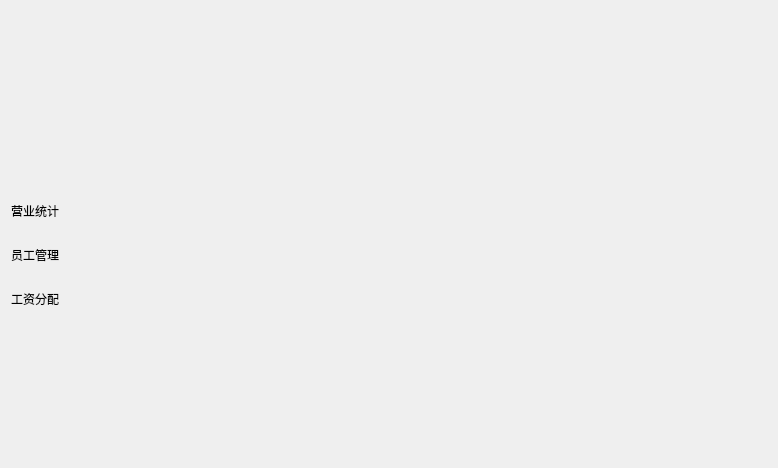
<?xml version="1.0" encoding="UTF-8"?>
<ui version="4.0">
 <class>FinancialManageWidget</class>
 <widget class="QWidget" name="FinancialManageWidget">
  <property name="geometry">
   <rect>
    <x>0</x>
    <y>0</y>
    <width>778</width>
    <height>468</height>
   </rect>
  </property>
  <property name="windowTitle">
   <string>Form</string>
  </property>
  <property name="styleSheet">
   <string notr="true">QPushButton { background-color: rgba(0, 0, 0, 0); }</string>
  </property>
  <layout class="QVBoxLayout" name="verticalLayout_4">
   <item>
    <spacer name="verticalSpacer">
     <property name="orientation">
      <enum>Qt::Vertical</enum>
     </property>
     <property name="sizeHint" stdset="0">
      <size>
       <width>20</width>
       <height>40</height>
      </size>
     </property>
    </spacer>
   </item>
   <item>
    <layout class="QHBoxLayout" name="horizontalLayout">
     <item>
      <layout class="QVBoxLayout" name="verticalLayout_3">
       <item>
        <layout class="QVBoxLayout" name="layoutPatientRegistration" stretch="4,1">
         <item>
          <widget class="QPushButton" name="btnBusinessStatistics">
           <property name="sizePolicy">
            <sizepolicy hsizetype="Minimum" vsizetype="Maximum">
             <horstretch>0</horstretch>
             <verstretch>0</verstretch>
            </sizepolicy>
           </property>
           <property name="maximumSize">
            <size>
             <width>100</width>
             <height>100</height>
            </size>
           </property>
           <property name="styleSheet">
            <string notr="true">QPushButton { border: none; }</string>
           </property>
           <property name="text">
            <string/>
           </property>
           <property name="icon">
            <iconset resource="../../../static/resource.qrc">
             <normaloff>:/image/yingye1.png</normaloff>:/image/yingye1.png</iconset>
           </property>
           <property name="iconSize">
            <size>
             <width>100</width>
             <height>100</height>
            </size>
           </property>
          </widget>
         </item>
         <item>
          <widget class="QLabel" name="labelBusinessStatistics">
           <property name="maximumSize">
            <size>
             <width>100</width>
             <height>16777215</height>
            </size>
           </property>
           <property name="text">
            <string>营业统计</string>
           </property>
           <property name="alignment">
            <set>Qt::AlignCenter</set>
           </property>
          </widget>
         </item>
        </layout>
       </item>
       <item>
        <layout class="QVBoxLayout" name="verticalLayout">
         <item>
          <widget class="QPushButton" name="btnEmployManage">
           <property name="maximumSize">
            <size>
             <width>100</width>
             <height>100</height>
            </size>
           </property>
           <property name="styleSheet">
            <string notr="true">QPushButton { border: none; }</string>
           </property>
           <property name="text">
            <string/>
           </property>
           <property name="icon">
            <iconset resource="../../../static/resource.qrc">
             <normaloff>:/image/yuangong.png</normaloff>:/image/yuangong.png</iconset>
           </property>
           <property name="iconSize">
            <size>
             <width>100</width>
             <height>100</height>
            </size>
           </property>
          </widget>
         </item>
         <item>
          <widget class="QLabel" name="labelEmployManage">
           <property name="maximumSize">
            <size>
             <width>100</width>
             <height>16777215</height>
            </size>
           </property>
           <property name="inputMethodHints">
            <set>Qt::ImhMultiLine</set>
           </property>
           <property name="text">
            <string>员工管理</string>
           </property>
           <property name="alignment">
            <set>Qt::AlignCenter</set>
           </property>
           <property name="indent">
            <number>0</number>
           </property>
          </widget>
         </item>
        </layout>
       </item>
       <item>
        <layout class="QVBoxLayout" name="verticalLayout_2">
         <item>
          <widget class="QPushButton" name="btnPatientRegistration_2">
           <property name="maximumSize">
            <size>
             <width>100</width>
             <height>100</height>
            </size>
           </property>
           <property name="styleSheet">
            <string notr="true">QPushButton { border: none; }</string>
           </property>
           <property name="text">
            <string/>
           </property>
           <property name="icon">
            <iconset resource="../../../static/resource.qrc">
             <normaloff>:/image/gongzi1.png</normaloff>:/image/gongzi1.png</iconset>
           </property>
           <property name="iconSize">
            <size>
             <width>100</width>
             <height>100</height>
            </size>
           </property>
          </widget>
         </item>
         <item>
          <widget class="QLabel" name="labelPatientRegistration_2">
           <property name="maximumSize">
            <size>
             <width>100</width>
             <height>16777215</height>
            </size>
           </property>
           <property name="text">
            <string>工资分配</string>
           </property>
           <property name="alignment">
            <set>Qt::AlignCenter</set>
           </property>
          </widget>
         </item>
        </layout>
       </item>
      </layout>
     </item>
     <item>
      <widget class="QStackedWidget" name="financialManafeStacked">
       <property name="styleSheet">
        <string notr="true"/>
       </property>
       <property name="frameShape">
        <enum>QFrame::NoFrame</enum>
       </property>
      </widget>
     </item>
    </layout>
   </item>
   <item>
    <spacer name="verticalSpacer_2">
     <property name="orientation">
      <enum>Qt::Vertical</enum>
     </property>
     <property name="sizeHint" stdset="0">
      <size>
       <width>20</width>
       <height>40</height>
      </size>
     </property>
    </spacer>
   </item>
  </layout>
 </widget>
 <resources>
  <include location="../../../static/resource.qrc"/>
 </resources>
 <connections/>
</ui>
